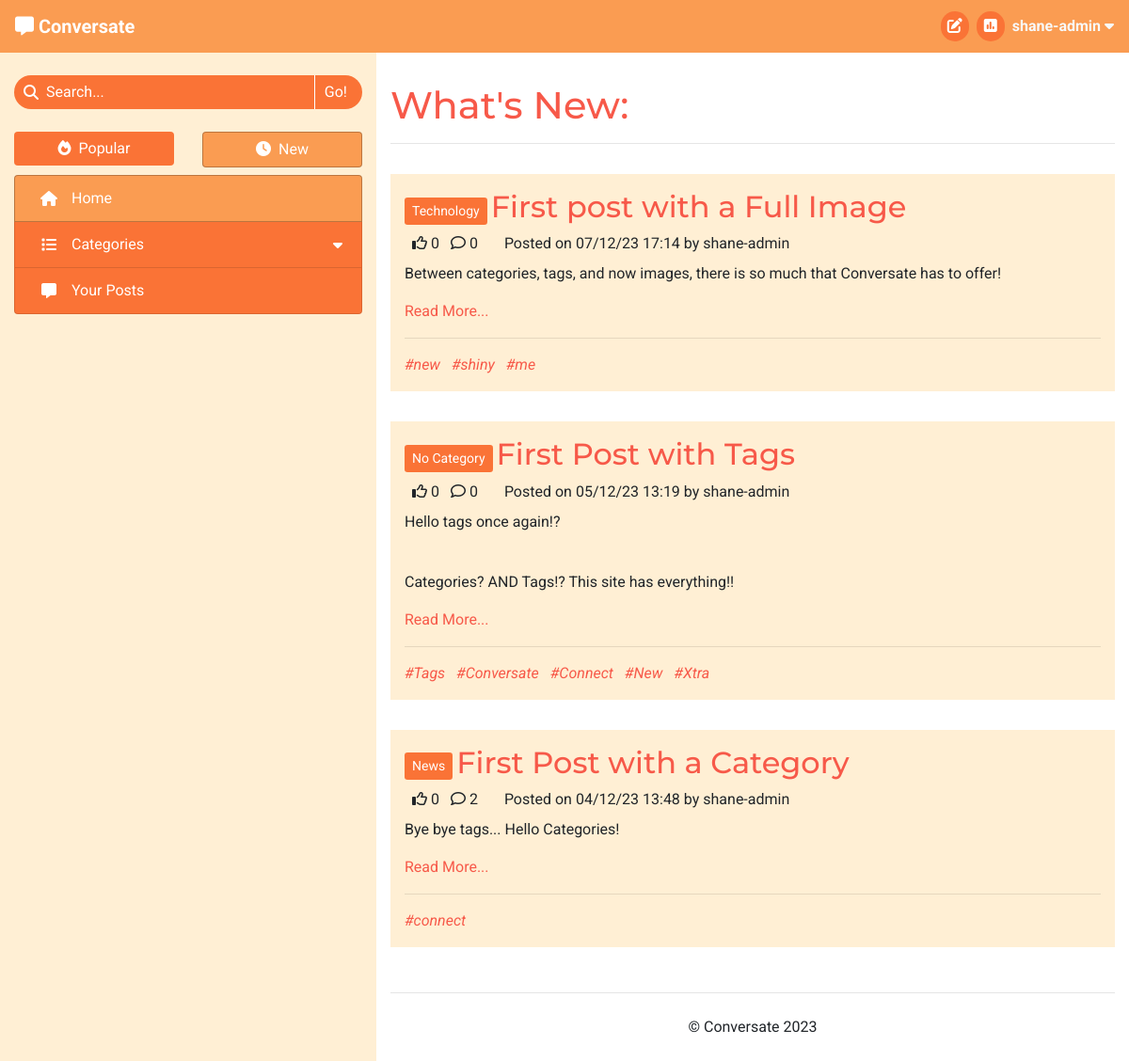
The app's page / (signed in) with its own data.
### forum/models.py (models this page shows, shortened)
class Post(models.Model):
    title = models.CharField(max_length=100)
    slug = models.SlugField(max_length=100, unique=True)
    category = models.ForeignKey(Category, on_delete=models.CASCADE,
                                 related_name='tagged_posts')
    image = CloudinaryField('image', blank=True)
    image_position = models.IntegerField(blank=True, null=True)
    posted_by = models.ForeignKey(User, on_delete=models.CASCADE,
                                  related_name='added_posts')
    posted_on = models.DateTimeField(auto_now_add=True)
    content = models.TextField()
    tags = models.CharField(max_length=200, blank=True)
    edited = models.BooleanField(default=False)
    likes = models.ManyToManyField(User, related_name='post_likes', blank=True)
    approved = models.BooleanField(default=False)
    class Meta:
        ordering = ['-posted_on']
    def number_of_likes(self):
        return self.likes.count()
    def number_of_comments(self):
        return self.comments.count()
    def tag_list(self):
        tags_separate = self.tags.split('#')
        tags_separate.pop(0)
        return tags_separate

class Category(models.Model):
    name = models.CharField(max_length=30, unique=True)
    slug = models.SlugField(max_length=30, unique=True)
    icon = models.CharField(max_length=30, default="fa-tag")
    def __str__(self):
        return self.name
    def number_of_posts(self):
        return self.tagged_posts.count()

### forum/views.py (the view)
# urls.py: path('', views.ListPosts.as_view(), name='home'),
class ListPosts(View):
    def get(self, request):
        if not request.user.is_authenticated:
            return redirect('/accounts/login')
        posts = Post.objects.all()
        context = get_post_list_context(request, posts)
        user_profile = get_profile(request.user)
        if user_profile.sort_by_new:
            context['heading'] = "What's New"
        else:
            context['heading'] = "What's Trending"
        context['selected_tab'] = 'Home'
        return render(
            request,
            'post_list.html',
            context,
        )

### forum/core/categories.py (called while the page is built)
def get_top_categories(limit=CATEGORY_COLLAPSIBLE_LIMIT):
    categories = list(Category.objects
                      .annotate(num_posts=Count('tagged_posts'))
                      .filter(num_posts__gt=0)
                      .order_by('-num_posts'))
    num_categories = len(categories)
    category_none = Category.objects.get(slug='none')
    if category_none in categories:
        categories.remove(category_none)
    return {
        'num_categories': num_categories,
        'top_categories': categories[:limit],
        'has_more_categories': (len(categories) > limit)
    }

### forum/core/content.py (called while the page is built)
def get_base_context(request):
    context = get_top_categories()
    context['disable_sort'] = True
    return context

def get_post_list_context(request, post_list):
    context = get_base_context(request)
    user_profile = get_profile(request.user)
    sort_by_new = user_profile.sort_by_new
    posts_sorted = sort_posts(post_list, sort_by_new)
    context.update(get_paginated_items(request, posts_sorted, POSTS_PER_PAGE))
    context['disable_sort'] = False
    return context

def get_profile(user_object):
    profile = list(Profile.objects.filter(user=user_object))
    if len(profile) > 0:
        return profile[0]
    else:
        new_profile = Profile.objects.create(
            user=user_object,
            sort_by_new=False
        )
        return new_profile

def sort_posts(post_list, by_new):
    if by_new:
        return post_list.order_by('-posted_on')
    else:
        return post_list.annotate(num_likes=Count('likes')) \
                        .order_by('-num_likes')

### forum/core/pagination.py (called while the page is built)
def get_paginated_items(request, object_list, items_per_page):
    p = Paginator(object_list, items_per_page)
    page = request.GET.get('page')
    current_items = p.get_page(page)
    pagination_context = {
        'item_list': current_items,
        'page': page
    }
    if page is None:
        page = 1
    if p.num_pages > NUM_PAGES:
        pagination_context.update(get_page_range(
            int(page),
            p.num_pages
        ))
    else:
        pagination_context['page_range'] = p.page_range
    return pagination_context

### templates/post_list.html (shortened to what this page needs)
{% extends "base.html" %}
{% block content %}
<h1>{{ heading }}:</h1>
<hr>
{% for post in item_list %}
    <div class="row post">
        <div class="post-title col-12">
            <a href="{% url 'categories' post.category.slug %}" class="btn btn-sm category align-middle">{{ post.category }}</a>
            <a href="{% url 'view_post' post.slug %}" class="anchor-no-style">
                <h2 class="d-inline-block align-middle">{{ post.title }}</h2>
            </a>
        </div>
        <div class="col-12">
            {% if user in post.likes.all %}
                <i class="fa-solid fa-thumbs-up ml-2"></i>
            {% else %}
                <i class="fa-regular fa-thumbs-up ml-2"></i>
            {% endif %}
            {{ post.number_of_likes }}
            <i class="fa-regular fa-comment ml-2"></i>
            {{ post.number_of_comments }}
            <p class="d-inline ml-4">Posted on {{ post.posted_on|date:"d/m/y G:i" }} by {{ post.posted_by }}</p>
        </div>
        <div class="col-12">
            <div class="mt-2">{{ post.content|safe }}</div>
            <a href="{% url 'view_post' post.slug %}">Read More...</a>
        </div>
        {% if post.tags %}
            <div class="col-12">
                <hr>
                {% for tag in post.tag_list %}
                    <a class="tag-list-item mr-2 anchor-no-style" href="{% url 'search_tag' tag %}">
                        <em>#{{ tag }}</em>
                    </a>
                {% endfor %}
            </div>
        {% endif %}
    </div>
{% endfor %}
{% endblock content %}

### templates/base.html (shortened to what this page needs)
{% load static %}
<!DOCTYPE html>
<html lang="en">
<head>
    <link rel="stylesheet" href="https://cdn.jsdelivr.net/npm/bootstrap@4.6.2/dist/css/bootstrap.min.css"
>
    <link rel="stylesheet" href="{% static 'css/style.css' %}" type="text/css">
</head>
<body id="main-page">
    <header class="navbar navbar-expand-sm navbar-dark">
        <div>
            <a class="navbar-brand" href="{% url 'home' %}" aria-label="Go to the home page">
                <i class="fa-solid fa-message"></i>
                <strong>Conversate</strong>
            </a>
        </div>
            <ul class="nav justify-content-end">
                {% if user.is_authenticated %}
                    <li class="nav mr-3 mr-md-2">
                        <a class="nav-icon" href="{% url 'new_post' %}">
                            <i class="fa-solid fa-pen-to-square"></i>
                        </a>
                    </li>
                    <li class="nav mr-3 mr-md-2">
                        <a class="nav-icon" href="{% url 'new_poll' %}">
                            <i class="fa-solid fa-square-poll-vertical"></i>
                        </a>
                    </li>
                    <li class="nav dropdown center-to-container">
                        <span class="text-light d-none d-md-inline" data-toggle="dropdown" role="button"
                            aria-expanded="false" aria-label="User Information">
                            <strong>{{ user.username }}
                                <i class="fa-solid fa-caret-down"></i>
                            </strong>
                        </span>
                    </li>
                {% else %}
                    <li class="nav">
                        <a href="{% url 'account_login' %}" class="btn">Log In</a>
                    </li>
                {% endif %}
            </ul>
        </header>
    <div>
        <div class="container-fluid">
            <div class="row">
                <nav class="d-none d-md-block col-4">
                    <form action="{% url 'search_post' %}" method="GET" autocomplete="off">
                        <div class="search-bar mt-4" role="button" data-toggle="popover"
                            data-placement="bottom">
                            <div class="center-to-container">
                                <i class="fa-solid fa-magnifying-glass"></i>
                            </div>
                            <input type="text" id="search-input" name="search_query"
                                {% if search_result %} value="{{ search_result }}"{% endif %} placeholder="Search..." required>
                            <input type="submit" class="side-nav-btn" value="Go!">
                        </div>
                    </form>
                    <div class="container-fluid px-0 mt-4 mb-2">
                        <div class="row">
                            {% with request.path|add:"?"|add:request.GET.urlencode as current_path %}
                            <div class="col-6">
                                {% if disable_sort %}
                                    <div>
                                {% elif request.GET.urlencode %}
                                    <a href="{% url 'sort_posts' 0 current_path %}" class="anchor-no-style">
                                {% else %}
                                    <a href="{% url 'sort_posts' 0 request.path %}" class="anchor-no-style">
                                {% endif %}
                                    <div class="btn btn-block side-nav-btn
                                        {% if disable_sort %} disabled{% elif not user.profile.sort_by_new %} active{% endif %}">
                                        <i class="fa-solid fa-fire mr-lg-1"></i>
                                        Popular
                                    </div>
                                {% if disable_sort %}
                                    </div>
                                {% else %}
                                    </a>
                                {% endif %}
                            </div>
                            <div class="col-6">
                                {% if disable_sort %}
                                    <div>
                                {% elif request.GET.urlencode %}
                                    <a href="{% url 'sort_posts' 1 current_path %}" class="anchor-no-style">
                                {% else %}
                                    <a href="{% url 'sort_posts' 1 request.path %}" class="anchor-no-style">
                                {% endif %}
                                    <div class="btn btn-block side-nav-btn
                                        {% if disable_sort %} disabled{% elif user.profile.sort_by_new %} active{% endif %}">
                                        <i class="fa-solid fa-clock mr-lg-1"></i>
                                        New
                                    </div>
                                {% if disable_sort %}
                                    </div>
                                {% else %}
                                    </a>
                                {% endif %}
                            </div>
                            {% endwith %}
                        </div>
                    </div>
                    <div class="list-group side-nav">
                        <a class="list-group-item list-group-item-action side-nav-btn
                            {% if selected_tab == 'Home' %} active{% endif %}" href="{% url 'home' %}">
                            <i class="fa-solid fa-house center-to-container"></i>
                            <span class="d-inline-block ml-lg-2">Home</span>
                        </a>
                        <a id="category-collapse" class="list-group-item list-group-item-action side-nav-btn clickable
                            {% if 'Categories' in selected_tab %} active{% endif %}" data-toggle="collapse"
                            href="#side-nav-categories" role="button" aria-expanded="false" aria-controls="side-nav-categories">
                            <i class="fa-solid fa-list center-to-container"></i>
                            <div class="ml-lg-2">Categories</div>
                            <i class="fa-solid fa-caret-down center-to-container"></i>
                        </a>
                        <a class="list-group-item list-group-item-action side-nav-btn clickable"
                            href="{% url 'my_posts' %}">
                            <i class="fa-solid fa-message center-to-container"></i>
                            <span class="d-inline-block ml-lg-2">Your Posts</span>
                        </a>
                    </div>
                </nav>
                <div id="main-content" class="col col-md-8">
                    <section>
                        {% block content %}
                        {% endblock content %}
                    </section>
                    <footer>
                        <hr>
                        <p class="text-center my-4">&copy; Conversate 2023</p>
                    </footer>
                </div>
            </div>
        </div>
    </div>
</body>
</html>

### static/css/style.css (style rules this page uses)
* { font-family: 'Roboto', sans-serif; }
h1, h2, h3 { font-family: 'Montserrat', sans-serif; }
.clickable { cursor: pointer; }
.anchor-no-style, .anchor-no-style:hover { text-decoration: none; }
a, h1, h2, h3 { color: #f75949; }
.btn { background-color: #f75949; border: none; color: white; }
.center-to-container { display: flex; align-items: center; justify-content: center; }
.navbar { background-color: #FA9C52; display: grid; grid-template-columns: 1fr 1fr; grid-template-rows: 1fr; }
.nav-icon { color: white; background-color: #FA7336; border: none; border-radius: 32px; width: 30px; padding: 4px; text-align: center; }
.side-nav-btn, .side-nav-btn:focus { color: white; background-color: #FA7336; transition: color .15s ease-in-out, background-color .15s ease-in-out, border-color .15s ease-in-out, box-shadow .15s ease-in-out; }
.list-group-item-action { display: grid; grid-template-columns: 32px 1fr auto; grid-template-rows: 1fr; }
.side-nav-btn.active { background-color: #FA9C52; border: 1px solid rgba(0, 0, 0, 0.25); }
#category-collapse { border-bottom: none; }
.search-bar { border-radius: 32px; width: 100%; background-color: #FA7336; color: white; display: grid; grid-template-columns: auto 1fr auto; grid-template-rows: 1fr; overflow: hidden; }
.search-bar i { padding-left: 10px; }
#search-input, #search-input::placeholder { margin-left: 8px; padding: 6px 0; border: none; outline: none; display: inline-block; min-width: 0; background-color: #FA7336; color: white; }
.search-bar input[type=submit] { background: none; border: none; border-left: 1px solid white; padding: 4px 16px 4px 10px; color: white; }
#main-page { background-color: #FFEFD4; }
#main-content { background-color: white; padding-top: 32px; height: calc(100vh - 56px); overflow-y: auto; display: grid; grid-template-columns: 1fr; grid-template-rows: 1fr auto; }
.post { margin: 32px 0; padding: 16px 0; background-color: #FFEFD4; }
.category { background-color: #FA7336; color: white; }
.tag-list-item { display: inline-block; background-color: #FFEFD4; }

### records on screen
Post: category "Technology", title "First post with a Full Image", number_of_likes "0", number_of_comments "0", posted_on "07/12/23 17:14", posted_by "shane-admin", content "Between categories, tags, and now images, there is so much that Conversate has to offer!", tag_list "new" "shiny" "me"
Post: category "No Category", title "First Post with Tags", number_of_likes "0", number_of_comments "0", posted_on "05/12/23 13:19", posted_by "shane-admin", content "Hello tags once again!? Categories? AND Tags!? This site has everything!!", tag_list "Tags" "Conversate" "Connect" "New" "Xtra"
Post: category "News", title "First Post with a Category", number_of_likes "0", number_of_comments "2", posted_on "04/12/23 13:48", posted_by "shane-admin", content "Bye bye tags... Hello Categories!", tag_list "connect"

### other values on screen
{{ user.username }} "shane-admin"
{{ heading }} "What's New"
